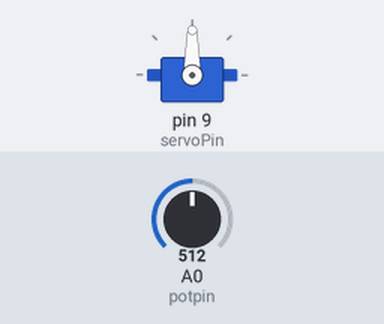
This sketch was run on a simulated Arduino Uno, built with avr-gcc and run on an emulated ATmega328P. Shown: servo. Inputs (shaded band) come from the test bench; at power-on: A0 (potpin) = 512. What the sketch prints to the serial monitor is not drawn.

Above: at 1.2 s.
1.3 s: A0 (potpin) set to 716
At 2.3 s:
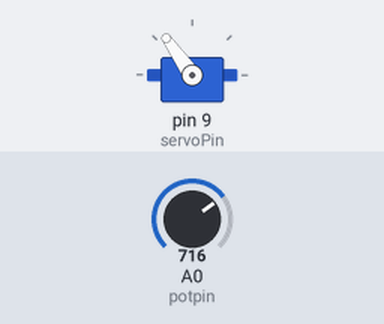
2.8 s: A0 (potpin) set to 900
At 3.3 s:
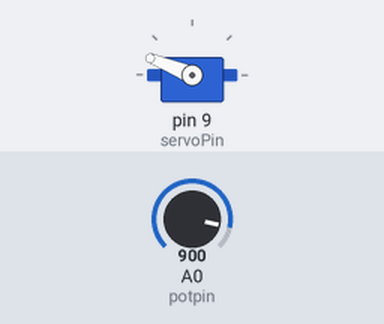
4.3 s: A0 (potpin) set to 1023
At 4.6 s:
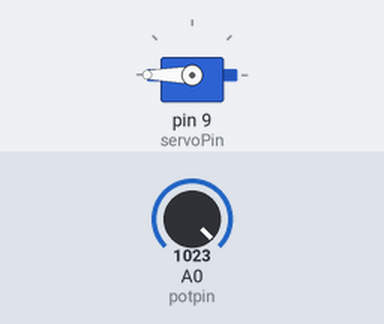
5.8 s: A0 (potpin) set to 306
At 6.8 s:
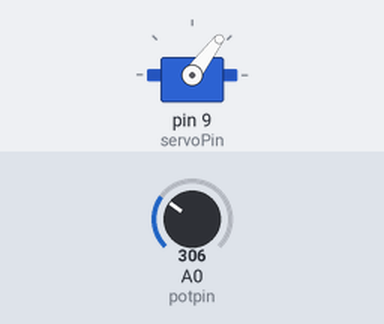
7.3 s: A0 (potpin) set to 122
At 8.0 s:
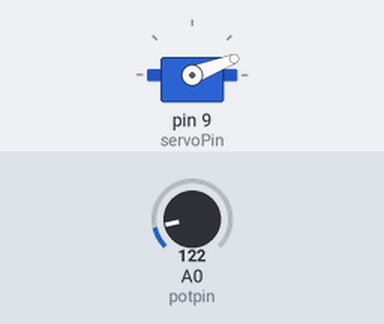
8.8 s: A0 (potpin) set to 0
At 10.2 s:
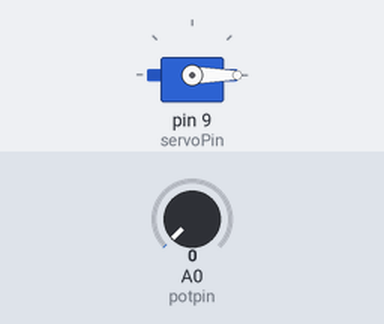
Timing chart, 0 to 11.3 s (numbered marks = the images above; inputs shaded):
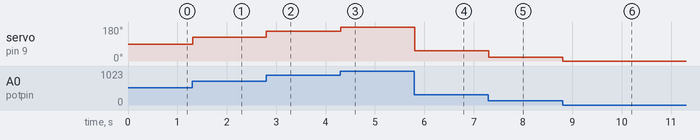

The sketch:

PotentiometerReading.ino
```cpp
#include <Servo.h>
Servo servo1;
int servoPin = 9;
int potpin = A0;
int val;

void setup() {
  // put your setup code here, to run once:
  Serial.begin(9600);
  servo1.attach(servoPin);
}

void loop() {
  // put your main code here, to run repeatedly:
  val = analogRead(potpin);

  val = val;
  val = map(val, 0, 1023, 0, 180);
  Serial.println(val);
  servo1.write(val);
  delay(1);
}
```

Measured:
- after the input at 1.3 s, servo on pin 9 (servoPin): 90° → 125° at once
- after the input at 2.8 s, servo on pin 9 (servoPin): 125° → 158° at once
- after the input at 4.3 s, servo on pin 9 (servoPin): 158° → 180° at once
- after the input at 5.8 s, servo on pin 9 (servoPin): 180° → 53° at once
- after the input at 7.3 s, servo on pin 9 (servoPin): 53° → 21° at once
- after the input at 8.8 s, servo on pin 9 (servoPin): 21° → 0° at once
